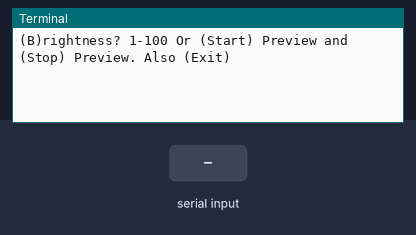
A program run on a simulated Raspberry Pi (BCM pin numbers). Shown: the last lines printed to the terminal. The inputs (shaded band) are chosen by the test bench. The clock reads 2024-03-15 10:24:30 at power-on unless the program sets it; the camera gives no picture and a still takes 0.5 s.

Above: at 1.2 s.
1.3 s: "B" typed at the terminal, then Enter
At 2.4 s:
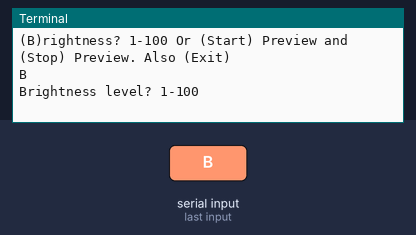
2.8 s: "5" typed at the terminal, then Enter
At 3.6 s:
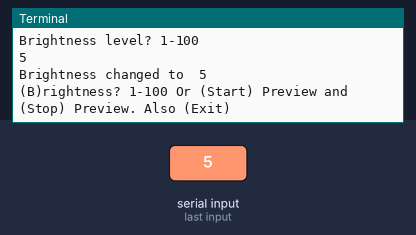
4.3 s: "b" typed at the terminal, then Enter
At 4.7 s:
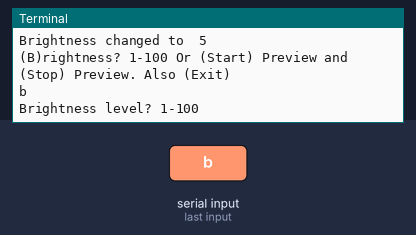
5.8 s: "200" typed at the terminal, then Enter
At 7.0 s:
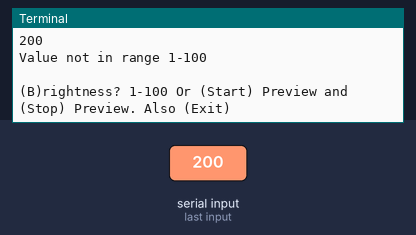
7.3 s: "Start" typed at the terminal, then Enter
At 8.2 s:
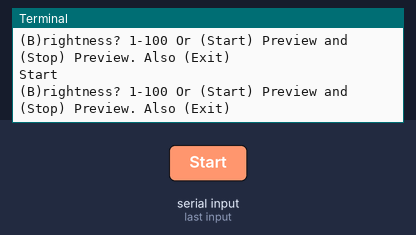
8.8 s: "start" typed at the terminal, then Enter
At 9.3 s:
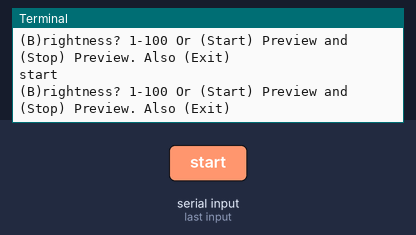

The program:

picam.py
```python
import picamera
import time
import datetime
import os

camera = picamera.PiCamera()
videoTemp = '/home/osmc/camera/temp/'
videoSaved = '/home/osmc/camera/video/'
picSaved = '/home/osmc/camera/pic/'
i = 0

#Camera settings with default values
camera.sharpness = 0
#camera.contrast = 0
camera.contrast = 50
#camera.brightness = 50
camera.brightness = 75
camera.saturation = 0
camera.ISO = 0
camera.video_stabilization = False
camera.exposure_compensation = 0
camera.exposure_mode = 'auto'
camera.meter_mode = 'average'
camera.awb_mode = 'auto'
camera.image_effect = 'none'
camera.color_effects = None
camera.rotation = 0
camera.hflip = False
#camera.vflip = False
camera.vflip = True
camera.crop = (0.0, 0.0, 1.0, 1.0)

def start_recording():
  fileName = os.path.join(videoTemp, datetime.datetime.now().strftime('%Y-%m-%d_%H.%M.%S.h264'))
  camera.start_preview()
  #camera.start_recording(fileName)

def stop_recording():
  #camera.stop_recording()
  camera.stop_preview()

def take_picture():
  fileName = str(datetime.date.today())
  camera.capture(fileName)

def save_video():
  return

#while i < 5:
#  start_recording()
#  time.sleep(30)
#  stop_recording()
#  i =+ 1
#  print(i)

def start():
  action = input('(B)rightness? 1-100 Or (Start) Preview and (Stop) Preview. Also (Exit)\n')

  if action == 'B' or action == 'b':
    action2 = 0
    action2 = input('Brightness level? 1-100\n')

    if int(action2) > 0 and int(action2) < 100:
      camera.brightness = int(action2)
      print('Brightness changed to ', int(action2))
      return(start())
    else:
      print('Value not in range 1-100\n')
      return(start())

  if action == 'Start' or action == 'start':
    start_recording()
    #time.sleep(3)
    #camera.contrast = 25
    #time.sleep(3)
    #camera.brightness = 75
    #camera.contrast = 50
    #time.sleep(3)
    #camera.contrast = 75
    return(start())

  if action == 'Stop' or action == 'stop':
    stop_recording()
    return(start())

  if action == 'Exit' or action == 'exit':
    exit()

  else:
    print('Entry not valid, try again.. stupid.')
    return(start())

print(start())

exit()
```

Measured:
- after the input at 1.3 s, the terminal: prints a new line at once (image 1)
- after the input at 2.8 s, the terminal: prints a new line at once (image 2)
- after the input at 4.3 s, the terminal: prints a new line at once (image 3)
- after the input at 5.8 s, the terminal: prints a new line at once (image 4)
- after the input at 7.3 s, the terminal: prints a new line at once (image 5)
- after the input at 8.8 s, the terminal: prints a new line at once (image 6)
